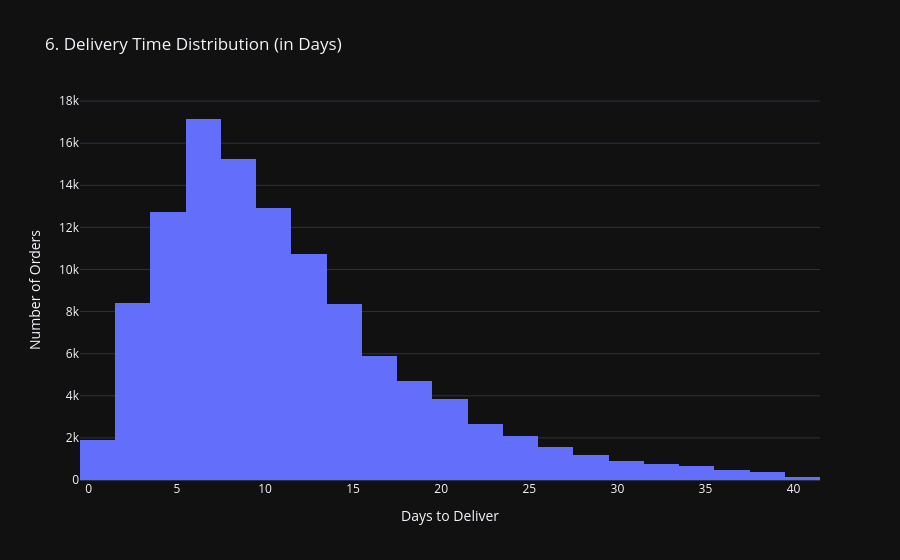

The cell this chart's notebook holds for it:
### Code cell
df_clean['delivery_days'] = (df_clean['order_delivered_customer_date'] - df_clean['order_purchase_timestamp']).dt.days
fig6 = px.histogram(df_clean[df_clean['delivery_days'] <= 40], x='delivery_days', nbins=40,
                    title='6. Delivery Time Distribution (in Days)')
fig6.update_layout(template=layout_style, xaxis_title='Days to Deliver', yaxis_title='Number of Orders')
fig6.show()

### Figure 1 — Plotly figure (JSON) as saved in the notebook; plotly's stock layout.template omitted (floating-point values rounded to 4 significant figures; data arrays with more than 128 entries replaced by an {"elided": "..."} marker saying what was removed)
{"data": [{"alignmentgroup": "True", "bingroup": "x", "hovertemplate": "delivery_days=%{x}<br>count=%{y}<extra></extra>", "legendgroup": "", "marker": {"color": "#636efa", "pattern": {"shape": ""}}, "name": "", "nbinsx": 40, "offsetgroup": "", "orientation": "v", "showlegend": false, "type": "histogram", "x": {"elided": "112707 int values"}, "xaxis": "x", "yaxis": "y"}], "layout": {"barmode": "relative", "legend": {"tracegroupgap": 0}, "title": {"text": "6. Delivery Time Distribution (in Days)"}, "xaxis": {"anchor": "y", "domain": [0, 1], "title": {"text": "Days to Deliver"}}, "yaxis": {"anchor": "x", "domain": [0, 1], "title": {"text": "Number of Orders"}}}}
